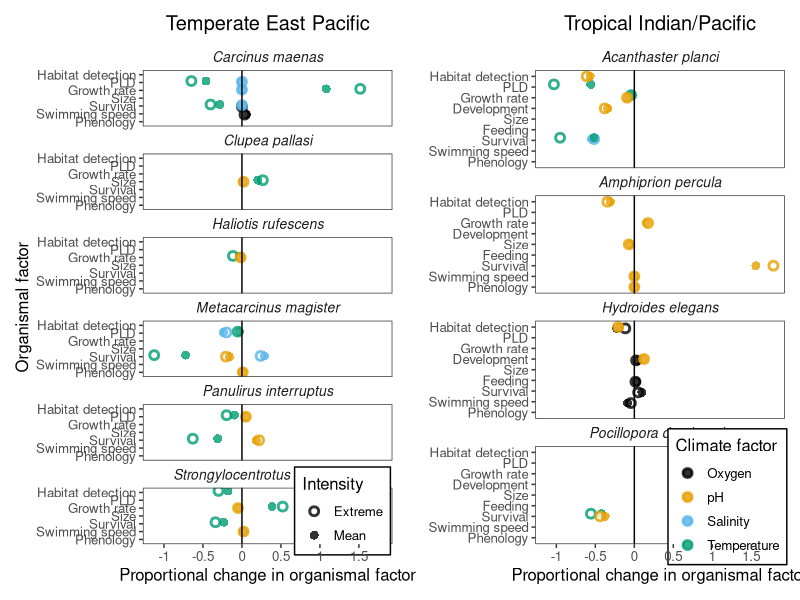

Write the R code that produced this figure.
## ---- chunk 1
require(tidyverse)
require(readxl)
require(patchwork)
require(ggthemes)
## ---- chunk 2
dorg<-read_excel("Quantitative component species list.xlsx", sheet="Organismal factors")%>%
  mutate(Include=replace_na(Include, TRUE))%>%
  filter(Include)%>%
  rename(Specific_location=Climate_location)

dclim<-read_excel("Quantitative component species list.xlsx", sheet="Climate factors")%>%
  mutate(Temperature_Extreme=Temperature+Temperature_SD,
         pH_Extreme=pH-pH_SD,
         Salinity_Extreme=Salinity-Salinity_SD,
         Oxygen=Oxygen_molm3*32,
         Oxygen_Extreme=(Oxygen_molm3-Oxygen_molm3_SD)*32)%>%
  select(-Salinity_SD, -Temperature_SD, -pH_SD, -Oxygen_molm3, -Oxygen_molm3_SD)%>%
  gather(-Region, -Specific_location, key="Climate_parameter", value="Climate_expected2096")%>%
  separate(Climate_parameter, into=c("Climate_parameter", "Intensity"), sep="_", fill="right")%>%
  mutate(Intensity=replace_na(Intensity, "Mean"))%>%
  drop_na()

d<-dorg%>%
  left_join(dclim, by=c("Climate_parameter", "Specific_location"))

dsum<-d%>%
  #Divide growth by days to get growth rate
  mutate(Organismal_treatment=if_else(Organismal_parameter=="Growth", Organismal_treatment/Exposure_days, Organismal_treatment),
         Organismal_control=if_else(Organismal_parameter=="Growth", Organismal_control/Exposure_days, Organismal_control),
         Organismal_treatment=if_else(Organismal_parameter=="Mortality rate", 100-(1-exp(Organismal_treatment))*100, Organismal_treatment),
         Organismal_control=if_else(Organismal_parameter=="Mortality rate", 100-(1-exp(Organismal_control))*100, Organismal_control))%>%
  mutate(Organismal_parameter=recode(Organismal_parameter, `Mortality rate`="Survival"))%>%
  #Calculate instantaneous mortality/abnormal development rates 
  mutate(Organismal_treatment=if_else(Organismal_parameter%in%c("Survival", "Development") & Organismal_treatment==100, 99.99, Organismal_treatment),
         Organismal_control=if_else(Organismal_parameter%in%c("Survival", "Development") & Organismal_control==100, 99.99, Organismal_control))%>%
  mutate(Organismal_treatment=if_else(Organismal_parameter%in%c("Survival", "Development"), log((100-Organismal_treatment)/100)/Exposure_days, Organismal_treatment),
         Organismal_control=if_else(Organismal_parameter%in%c("Survival", "Development"), log((100-Organismal_control)/100)/Exposure_days, Organismal_control))%>%
  mutate(Organismal_parameter=recode(Organismal_parameter, Growth="Growth rate"))%>%
  mutate(Climate_conversion=(Climate_expected2096-Climate_control)/(Climate_treatment-Climate_control), #Create factor to convert experimental range to expected change by applying (expected change)/(measured change)
         Organismal_expected2096=((Organismal_treatment-Organismal_control)/Organismal_control)*Climate_conversion)%>% #Calculate rough effect size as (difference in organismal parameter)/(control organismal parameter level), then scale by climate conversion factor
  group_by(Species, Region, Climate_parameter, Organismal_parameter, Intensity)%>%
  summarise(Organismal_expected2096=mean(Organismal_expected2096))%>%
  ungroup()%>%
  mutate(Organismal_parameter=factor(Organismal_parameter, levels=c("Phenology", "Swimming speed", "Survival", "Feeding", "Size", "Development", "Growth rate", "PLD", "Habitat detection")))


#Final Organismal_expected2096 calculation equivalent to the following

#Effect size = (Difference in organismal parameter)/(Control organismal parameter level) =Proportion change

#Effect size standardized by climatic range studied = (Effect size)/(difference in climate variable between control and treatment, e.g., degree C difference) = e.g., Effect size / degree C change

# Organismal_expected2096 = Climate standardized effect size * expected change in climate parameter by 2096 = Effect size / degree C change * Expected degree C change = final expected proportion change
## ---- chunk 3
ptemp<-ggplot(filter(dsum, Region=="Temperate East Pacific")%>%droplevels(), aes(x=Organismal_expected2096, y=Organismal_parameter, color=Climate_parameter, shape=Intensity))+
  geom_blank(aes(y=Organismal_parameter))+
  geom_point(aes(y=as.numeric(Organismal_parameter)+(as.numeric(as.factor(Climate_parameter))-2)/(8/(7/9))), size=2, alpha=0.8, fill="white", stroke=1.5)+
  geom_vline(xintercept=0)+
  facet_wrap(~Species, ncol=1)+
  scale_color_colorblind(name="Climate parameter", guide="none")+
  scale_shape_manual(values=c(21,16))+
  scale_x_continuous(limits=c(min(dsum$Organismal_expected2096), max(dsum$Organismal_expected2096)), labels=seq(-1, 2.5, by=0.5), breaks=seq(-1, 2.5, by=0.5))+
  xlab("Proportional change in organismal factor")+
  ylab("Organismal factor")+
  ggtitle("Temperate East Pacific")+
  theme_bw()+
  theme(panel.grid=element_blank(), legend.position=c(0.8,0.07), strip.background=element_blank(), text = element_text(size = 12), strip.text = element_text(face = "italic", size=10), plot.title = element_text(hjust=0.5), panel.spacing = unit(0, "in"), legend.background=element_rect(color="black", fill="white"))

ptrop<-ggplot(filter(dsum, Region=="Tropical Indian/Pacific"), aes(x=Organismal_expected2096, y=Organismal_parameter, color=Climate_parameter, shape=Intensity))+
  geom_blank(aes(y=Organismal_parameter))+
  geom_point(aes(y=as.numeric(Organismal_parameter)+(as.numeric(as.factor(Climate_parameter))-2)/8), fill="white", size=2, alpha=0.8, stroke=1.5)+
  geom_vline(xintercept=0)+
  facet_wrap(~Species, ncol = 1)+
  scale_color_colorblind(name="Climate factor")+
  scale_shape_manual(values=c(21,16), guide="none")+
  scale_x_continuous(limits=c(min(dsum$Organismal_expected2096), max(dsum$Organismal_expected2096)), labels=seq(-1, 2.5, by=0.5), breaks=seq(-1, 2.5, by=0.5))+
  xlab("Proportional change in organismal factor")+
  ggtitle("Tropical Indian/Pacific")+
  ylab("")+
  theme_bw()+
  theme(panel.grid=element_blank(), strip.background=element_blank(), legend.position=c(0.77,0.1), legend.background=element_rect(color="black", fill="white"), text = element_text(size = 12), strip.text = element_text(face = "italic", size=10), plot.title = element_text(hjust=0.5), panel.spacing = unit(0, "in"))

p<-ptemp|ptrop

ggsave(filename="Quantitative figure.tiff", p, width=8.5, height=10, units="in", dpi=400, device="tiff")
